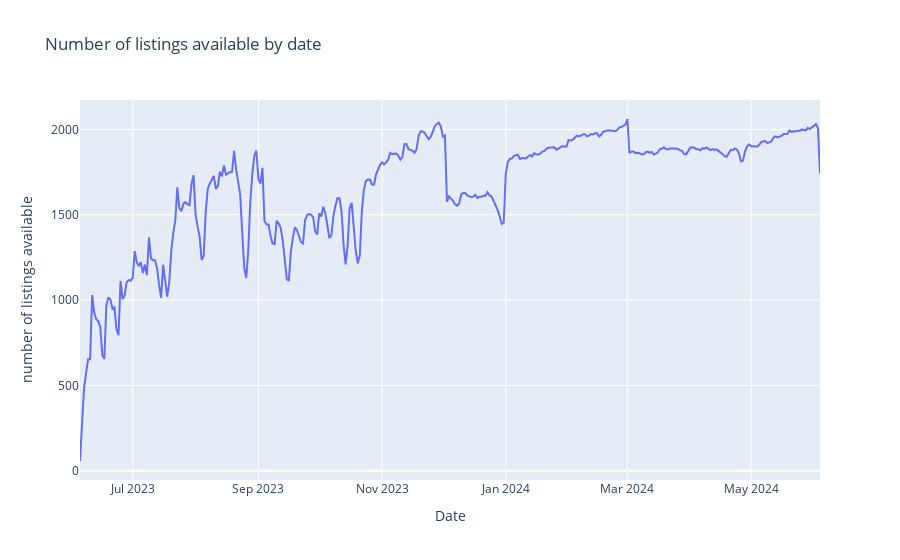

Write notebook code for a chart like this one.
### Code cell
sum_available = calendar[calendar.available == "t"].groupby(['date']).size().to_frame(name= 'available').reset_index()
sum_available['weekday'] = sum_available['date'].dt.day_name()
sum_available = sum_available.set_index('date')

fig = px.line(sum_available, x=sum_available.index, y="available", title='Number of listings available by date',hover_data=["weekday"])
fig.update_layout(xaxis_title='Date',yaxis_title='number of listings available')
fig.update_traces(textposition="bottom right")
pyo.iplot(fig)

### Figure 1 — Plotly figure (JSON) as saved in the notebook; plotly's stock layout.template omitted (floating-point values rounded to 4 significant figures; data arrays with more than 128 entries replaced by an {"elided": "..."} marker saying what was removed)
{"data": [{"customdata": {"elided": "366x1 str values"}, "hovertemplate": "date=%{x}<br>available=%{y}<br>weekday=%{customdata[0]}<extra></extra>", "legendgroup": "", "line": {"color": "#636efa", "dash": "solid"}, "marker": {"symbol": "circle"}, "mode": "lines", "name": "", "orientation": "v", "showlegend": false, "textposition": "bottom right", "type": "scatter", "x": {"elided": "366 str values"}, "xaxis": "x", "y": {"elided": "366 int values"}, "yaxis": "y"}], "layout": {"legend": {"tracegroupgap": 0}, "title": {"text": "Number of listings available by date"}, "xaxis": {"anchor": "y", "domain": [0, 1], "title": {"text": "Date"}}, "yaxis": {"anchor": "x", "domain": [0, 1], "title": {"text": "number of listings available"}}}}
